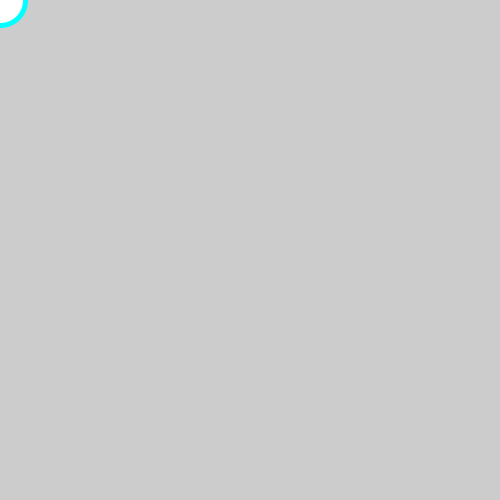
Frame 1 (no input)
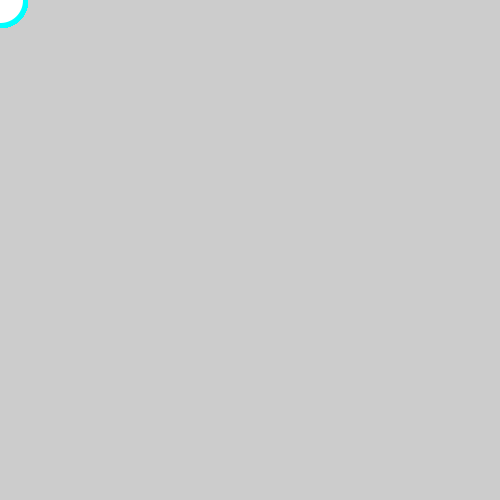
Frame 60 (the mouse pressed at the canvas centre just before this capture)
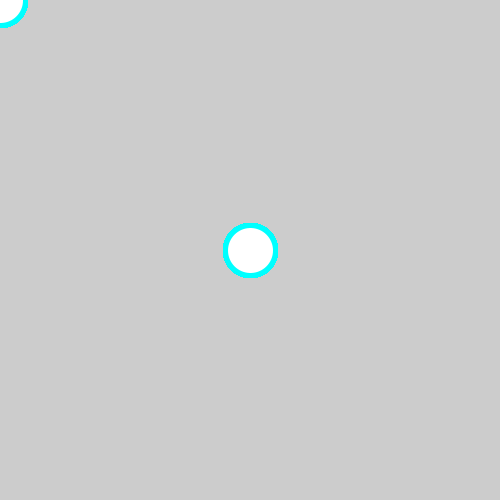
Frame 120 (the mouse held since frame 60 and released just before this capture)

The Processing sketch that drew these frames (run headless with seeded random() and noise(); from frame 60 on, the mouse is pressed at the canvas centre):

// Processing sketch: example_circles
// ── example_circles.pde
int fileNumber = 0;

void setup () {
  size(500, 500);
  println("INSTRUCTIONS:");
  println("PRESS SPACEBAR to capture current stage to a .jpg");
  println("CLICK MOUSE to spew circles everywhere");
}


void draw () {
  //background(155);
  stroke(0, 255, 255);
  strokeWeight(5);
  //noStroke();
  //fill(255, 0, 0);
  ellipse(mouseX, mouseY, 50, 50);
}


void keyPressed() {
  if (key == ' ') {
    save("circles-" + fileNumber + ".jpg");
    fileNumber++;
  }
}


void mouseClicked() {
  float myRandom = random(0, 255);
  int circleSize;
  //background(0);
  for (int i = 0; i < 100; i++) {
    circleSize = (int)random(10,50);
    fill(myRandom);
    ellipse(random(0, width), random(0, height), circleSize, circleSize);
  }
}
